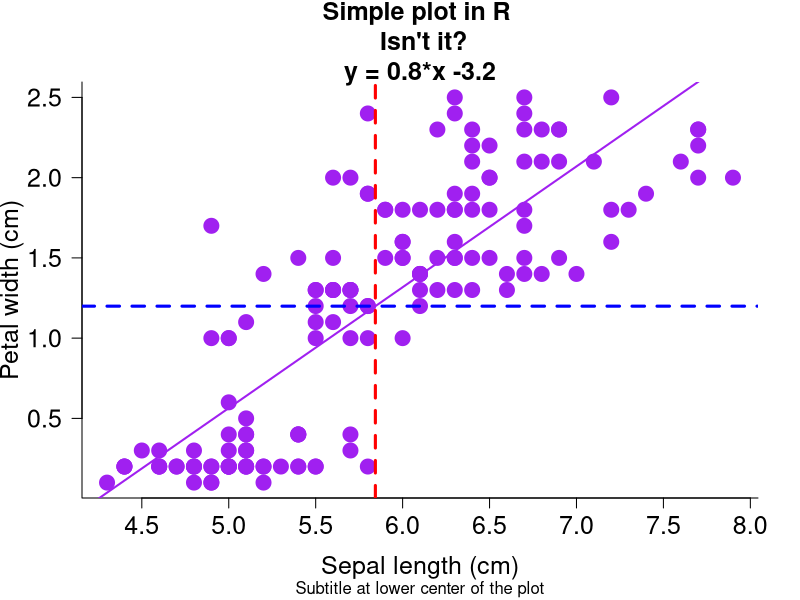
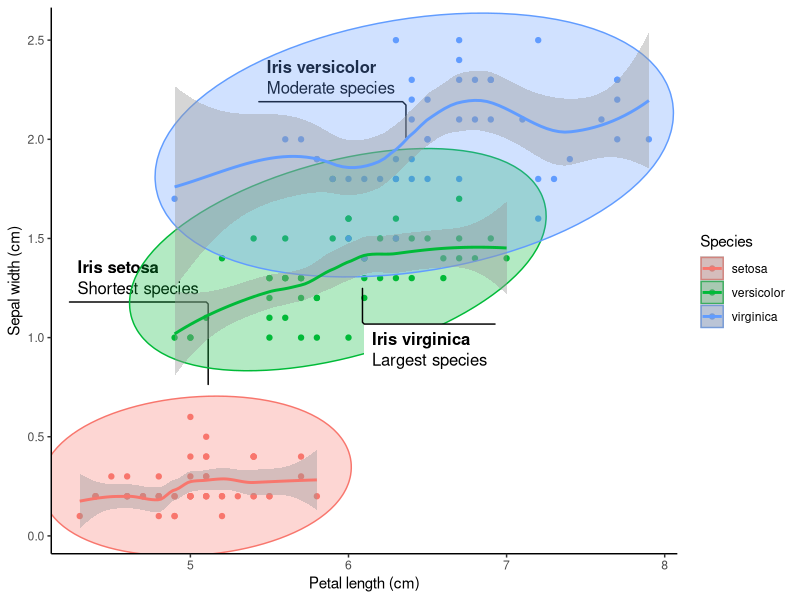
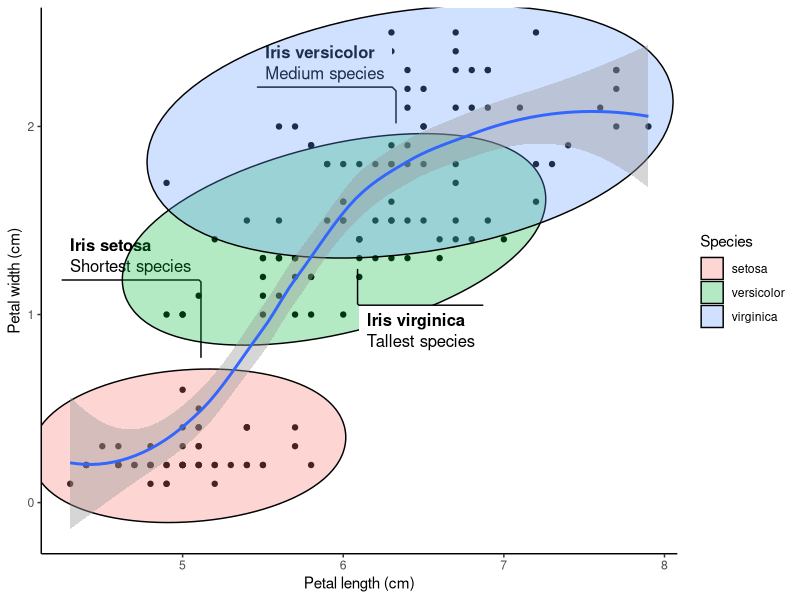
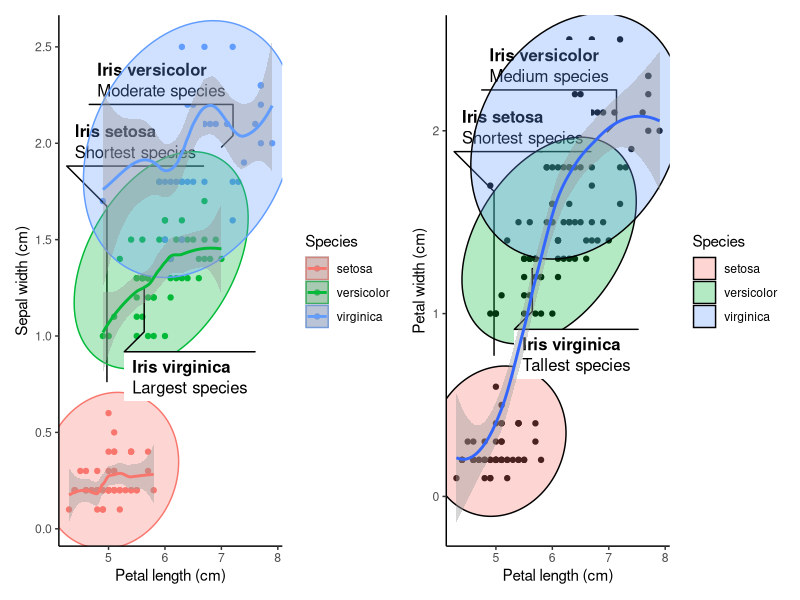
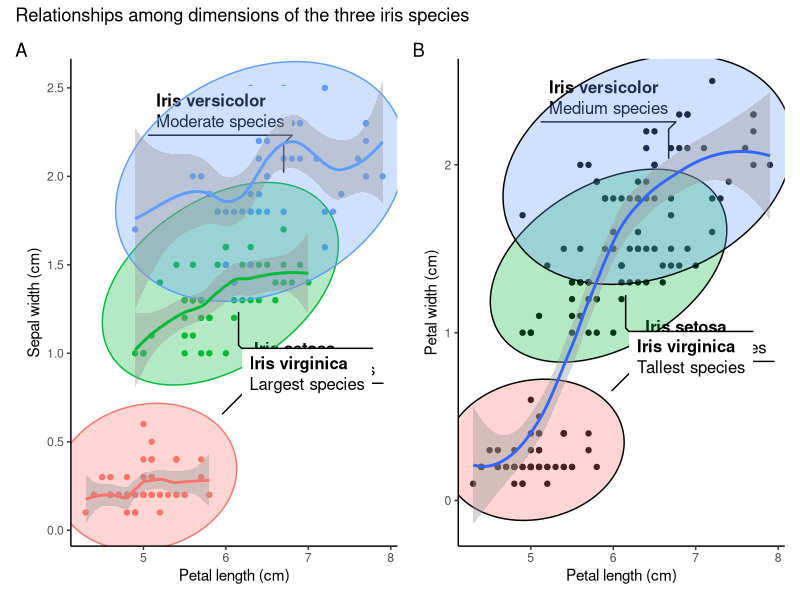
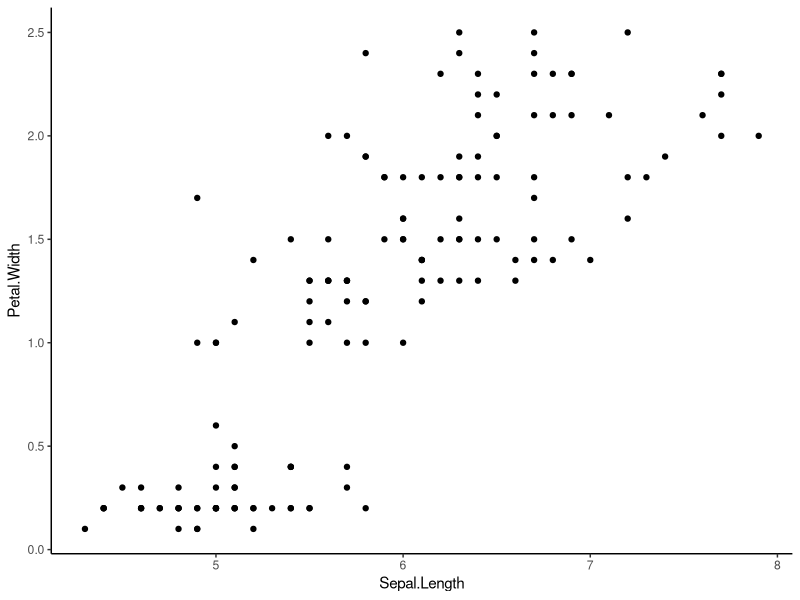
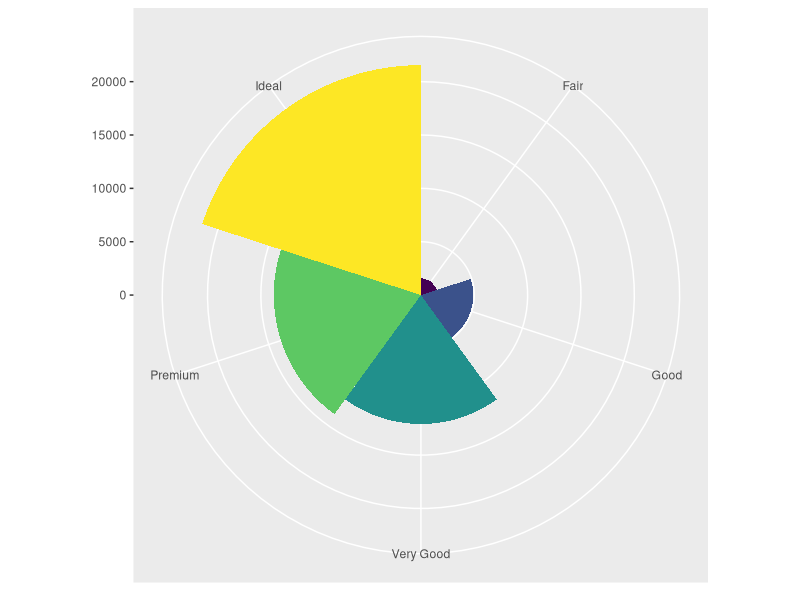
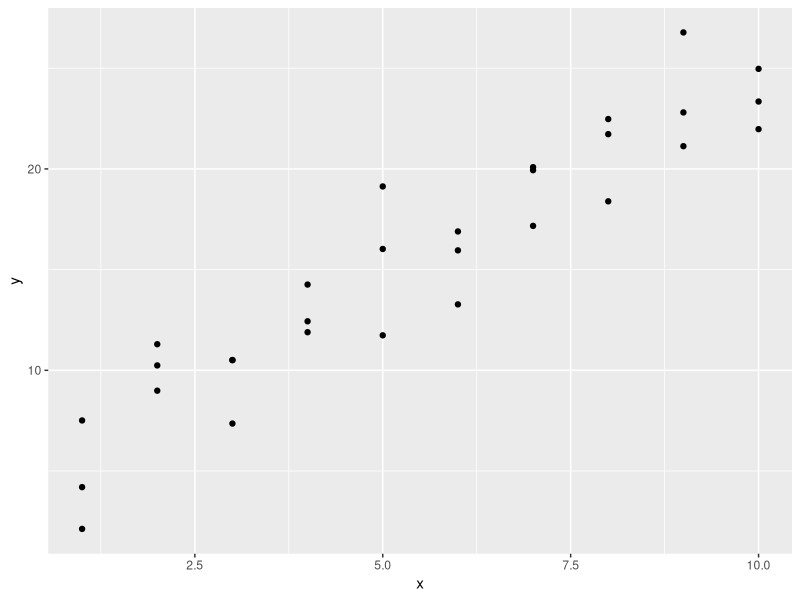

Write R code to recreate these figures, in order.
###############################
# Wyclife Agumba Oluoch       #
# wyclifeoluoch@gmail.com     #
# https://github.com/Wycology #
# Task: Playing with iris data#
# Created: 30th Dec 2020      #
# Edited: 29th Jan 2021       #
###############################

# IRIS PLOT ----

# Loading necessary packages.

library(modelr)
library(patchwork) # Combining plots
library(ggforce)
library(tidyverse) # Huge library for wrangling and visualizing the data-set

str(iris) # Checking the data structure. We can already see relatively higher 
# values for sepal length variable.

reg <- lm(Petal.Width ~ Sepal.Length, data = iris)
coeff <- coefficients(reg)
eq <- paste0('y = ', round(coeff[2], 1), "*x ", round(coeff[1], 1))
plot(iris$Sepal.Length, iris$Petal.Width, # Variables to use on the plot
     col = 'purple', # Color for the data points on the plot
     main = paste0("Simple plot in R \n Isn't it?\n", eq), # Title of the plot in two lines
     sub = 'Subtitle at lower center of the plot', # Adding subtitle to the plot
     cex = 2, # Double size of the points on the plot
     pch = 19, # Picks the 19th character in terms of shape of points plotted
     bty = 'l', # Box type. Other options are 'o', 'n', 'l', '7', 'c', 'u', ']'
     xlab = 'Sepal length (cm)', # Labels x axis
     ylab = 'Petal width (cm)', # Labels y axis
     las = 1, # Making y axis labels to stand upright
     cex.main = 1.5, # Doubles text size on title
     cex.lab = 1.5, # Increases labels text size by 50%
     cex.axis = 1.5
     # xlim = range(0:8), # Can easily set the limits of x-axis
     # ylim = range(0:2.6) # Can easily set the limits of y-axis
     )
abline(reg, data = iris, lwd = 2, col = 'purple')# Best line of fit on the plot
abline(v = mean(iris$Sepal.Length), col = 'red', lwd = 3, lty = 2)
abline(h = mean(iris$Petal.Width), col = 'blue', lwd = 3, lty = 2)
# Creating cool plot of the iris data using ggplot2 package.

separate_smooth <- ggplot(data = iris,    # Specifying the data to be plotted.
       mapping = aes(x = Sepal.Length,    # Stating the axes data.
                     y = Petal.Width,
                     color = Species)) +  # Ensuring points are colored by spp.
  geom_point() +                          # Deciding the plotting geometry.
  labs(x = "Petal length (cm)",           # Specifying the axes labels.
       y = "Sepal width (cm)") +
  geom_mark_ellipse(aes(fill = Species,   # Adding ellipses for the spps.
                        filter = Species == "setosa",
                        label = "Iris setosa",
                        description = "Shortest species")) +
  geom_mark_ellipse(aes(fill = Species,
                        filter = Species == "versicolor",
                        label = "Iris versicolor",
                        description = "Moderate species")) +
  geom_mark_ellipse(aes(fill = Species,
                        filter = Species == "virginica",
                        label = "Iris virginica",
                        description = "Largest species")) +
  theme_classic() +                      # Having publication ready background.
  geom_smooth() # Adding smooth line around 95% level on the plot.

separate_smooth # Generates the plot output of the dataset 

# In the above plot, having color within the aes() breakes the data into 
# species-wise groups. Meaning each species group will be smoothed separately.

uniform_smooth <- ggplot(data = iris,
                         mapping = aes(x = Sepal.Length,
                                       y = Petal.Width)) + # Note no color here.
  geom_point() +
  labs(x = "Petal length (cm)",
       y = "Petal width (cm)") +
  geom_mark_ellipse(aes(fill = Species,
                        filter = Species == "setosa",
                        label = "Iris setosa",
                        description = "Shortest species")) +
  geom_mark_ellipse(aes(fill = Species,
                        filter = Species == "versicolor",
                        label = "Iris versicolor",
                        description = "Medium species")) +
  geom_mark_ellipse(aes(fill = Species,
                        filter = Species == "virginica",
                        label = "Iris virginica",
                        description = "Tallest species")) +
  theme_classic() +
  geom_smooth()

uniform_smooth # This is looking cool!

# Avoiding the color parameter in the aes() ensures all species are considered
# together in the subsequent layers arguments. No grouping by species.

# Patchwork package allows for addition of two plots by their object names.
# The addition is so simple, just relying on the plus (+) operator.

combined_plots <- separate_smooth + uniform_smooth # Adding plots.

combined_plots # Even cooler than I thought!
# Now I want to give the plots title and tags or labels to identify them

combined_plots_labeled <- combined_plots +
  plot_annotation(
    title = "Relationships among dimensions of the three iris species", # Title of both plots.
    tag_levels = "A" # Indicates that the plots will be labelled A, B, C etc.
  ) # This makes the first plot to be A and the next to be B. Checking on 
# documentation will help know more arguments in this function.

# Now I want to remove the legends since the species labels are visible

combined_plots_labeled_no_legend <- combined_plots_labeled &
  theme(legend.position = "none") # Removes legends from the plots. I do not 
# need the legends since the species are labeled in the plots.

combined_plots_labeled_no_legend # This will print out the final product.

# Showing that in ggplot2 we can use & instead of plus (+)
attach(iris)

ggplot(data = iris, mapping = aes(x = Sepal.Length, y = Petal.Width)) +
  geom_point() +
  theme_classic()
head(iris)

# I think it has taken me a long time to know this.
# I used ggplot2:: so that I can be sure that the & is supported by ggplot2 and 
# not any other loaded packages such ggforce and patchwork.

ggplot(data = diamonds) + # Feeding in the diamonds data for the plot.
  geom_bar(mapping = aes(x = cut, fill = cut), show.legend = FALSE, width = 1) +
  theme(aspect.ratio = 1) +
  labs(x = NULL, y = NULL) +
  coord_polar() # coord_flip() can also work well with the data depending on need.
  
# Cool/crazy plot with modelr package.

library(modelr)
options(na.action = na.warn)

ggplot(data = sim1, mapping = aes(x = x, y = y)) +
  geom_point() # There is some visible correlation between the variables

models <- tibble( # Creating some random tibble dataset for plotting.
  a1 = runif(250, -20, 40), # Generates 250 random numbers between -20 and 40
  a2 = runif(250, -5, 5) # Generates 250 random numbers between -5 and 5
)

ggplot(data = sim1, mapping = aes(x = x, y =y)) +
  geom_abline(mapping = aes(intercept = a1, slope = a2),
              data = models, alpha = 1/4) +
  geom_point(col = 'purple', pch = 18, size = 5) +
  labs(x = 'The x-axis', y = 'The y-axis', title = 'Crazy model in deed') +
  theme_classic()
